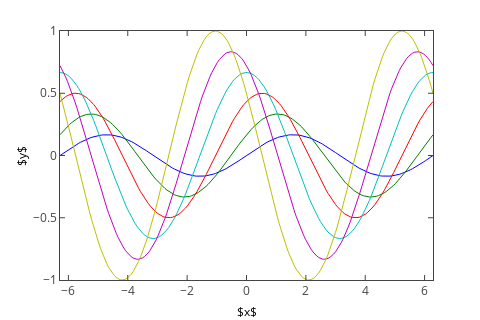

Notebook cell for this chart:
### Markdown cell above
Now compare this to a plot generated by converting our previous `matplotlib` figure:

### Code cell
import plotly.tools as tls

plotly_fig = tls.mpl_to_plotly(mpl_figure)
plotly.offline.iplot(plotly_fig)

### Figure 1 — Plotly figure (JSON) as saved in the notebook; plotly's stock layout.template omitted (floating-point values rounded to 4 significant figures; data arrays with more than 128 entries replaced by an {"elided": "..."} marker saying what was removed)
{"data": [{"line": {"color": "rgba (0, 0, 255, 1)", "dash": "solid", "width": 1}, "mode": "lines", "name": "_line0", "type": "scatter", "x": {"elided": "200 float values"}, "xaxis": "x1", "y": {"elided": "200 float values"}, "yaxis": "y1"}, {"line": {"color": "rgba (0, 127, 0, 1)", "dash": "solid", "width": 1}, "mode": "lines", "name": "_line1", "type": "scatter", "x": {"elided": "200 float values"}, "xaxis": "x1", "y": {"elided": "200 float values"}, "yaxis": "y1"}, {"line": {"color": "rgba (255, 0, 0, 1)", "dash": "solid", "width": 1}, "mode": "lines", "name": "_line2", "type": "scatter", "x": {"elided": "200 float values"}, "xaxis": "x1", "y": {"elided": "200 float values"}, "yaxis": "y1"}, {"line": {"color": "rgba (0, 191, 191, 1)", "dash": "solid", "width": 1}, "mode": "lines", "name": "_line3", "type": "scatter", "x": {"elided": "200 float values"}, "xaxis": "x1", "y": {"elided": "200 float values"}, "yaxis": "y1"}, {"line": {"color": "rgba (191, 0, 191, 1)", "dash": "solid", "width": 1}, "mode": "lines", "name": "_line4", "type": "scatter", "x": {"elided": "200 float values"}, "xaxis": "x1", "y": {"elided": "200 float values"}, "yaxis": "y1"}, {"line": {"color": "rgba (191, 191, 0, 1)", "dash": "solid", "width": 1}, "mode": "lines", "name": "_line5", "type": "scatter", "x": {"elided": "200 float values"}, "xaxis": "x1", "y": {"elided": "200 float values"}, "yaxis": "y1"}], "layout": {"autosize": false, "height": 320, "hovermode": "closest", "margin": {"b": 40, "l": 60, "pad": 0, "r": 47, "t": 31}, "showlegend": false, "width": 480, "xaxis1": {"anchor": "y1", "domain": [0, 1], "mirror": "ticks", "nticks": 9, "range": [-6.283, 6.283], "showgrid": false, "showline": true, "side": "bottom", "tickfont": {"size": 12}, "ticks": "inside", "title": "$x$", "titlefont": {"color": "#000000", "size": 12}, "type": "linear", "zeroline": false}, "yaxis1": {"anchor": "x1", "domain": [0, 1], "mirror": "ticks", "nticks": 5, "range": [-1, 1], "showgrid": false, "showline": true, "side": "left", "tickfont": {"size": 12}, "ticks": "inside", "title": "$y$", "titlefont": {"color": "#000000", "size": 12}, "type": "linear", "zeroline": false}}}
